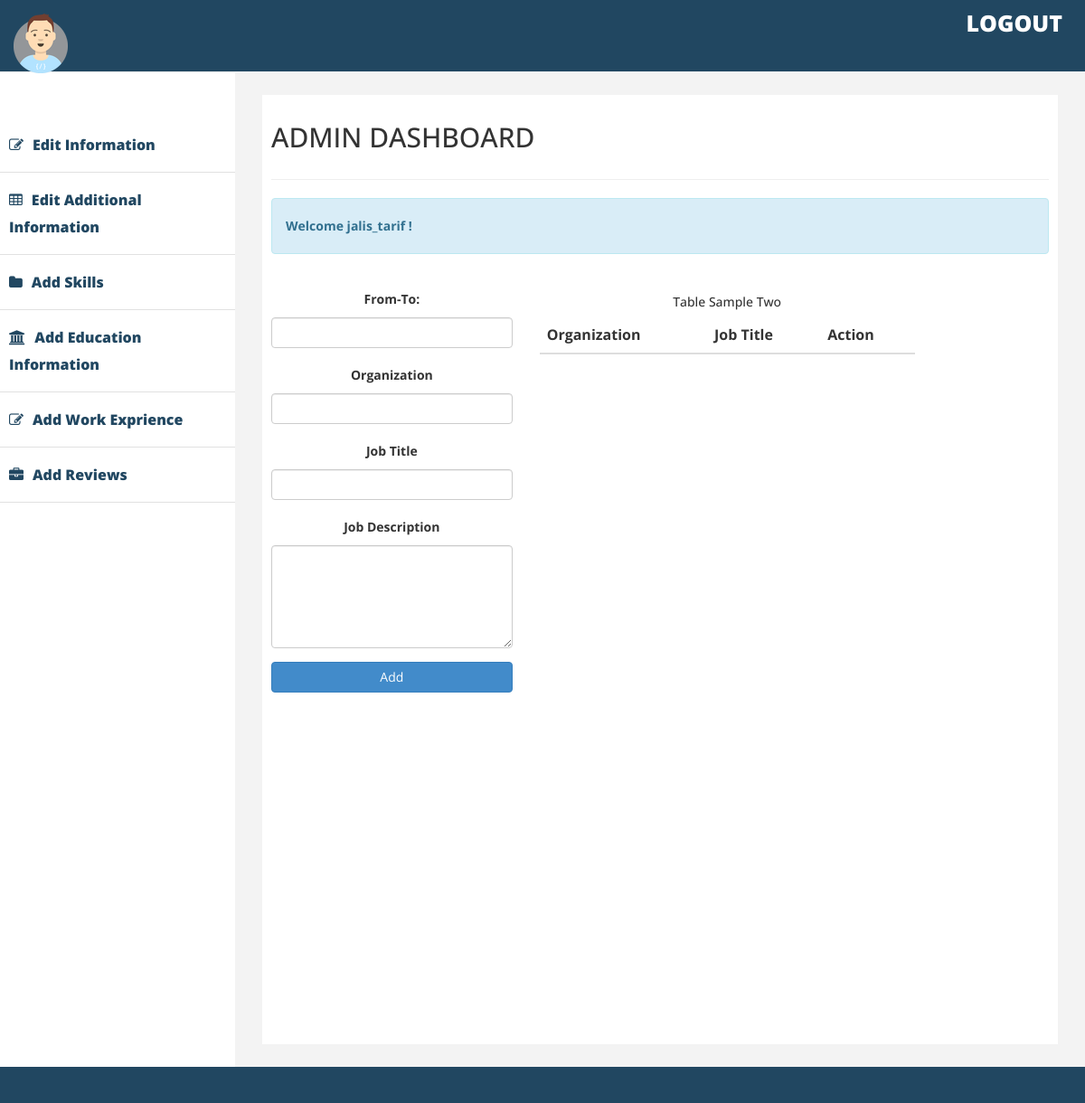
Page /admin-dash/add-work_exp (signed in) on the earlier database version.
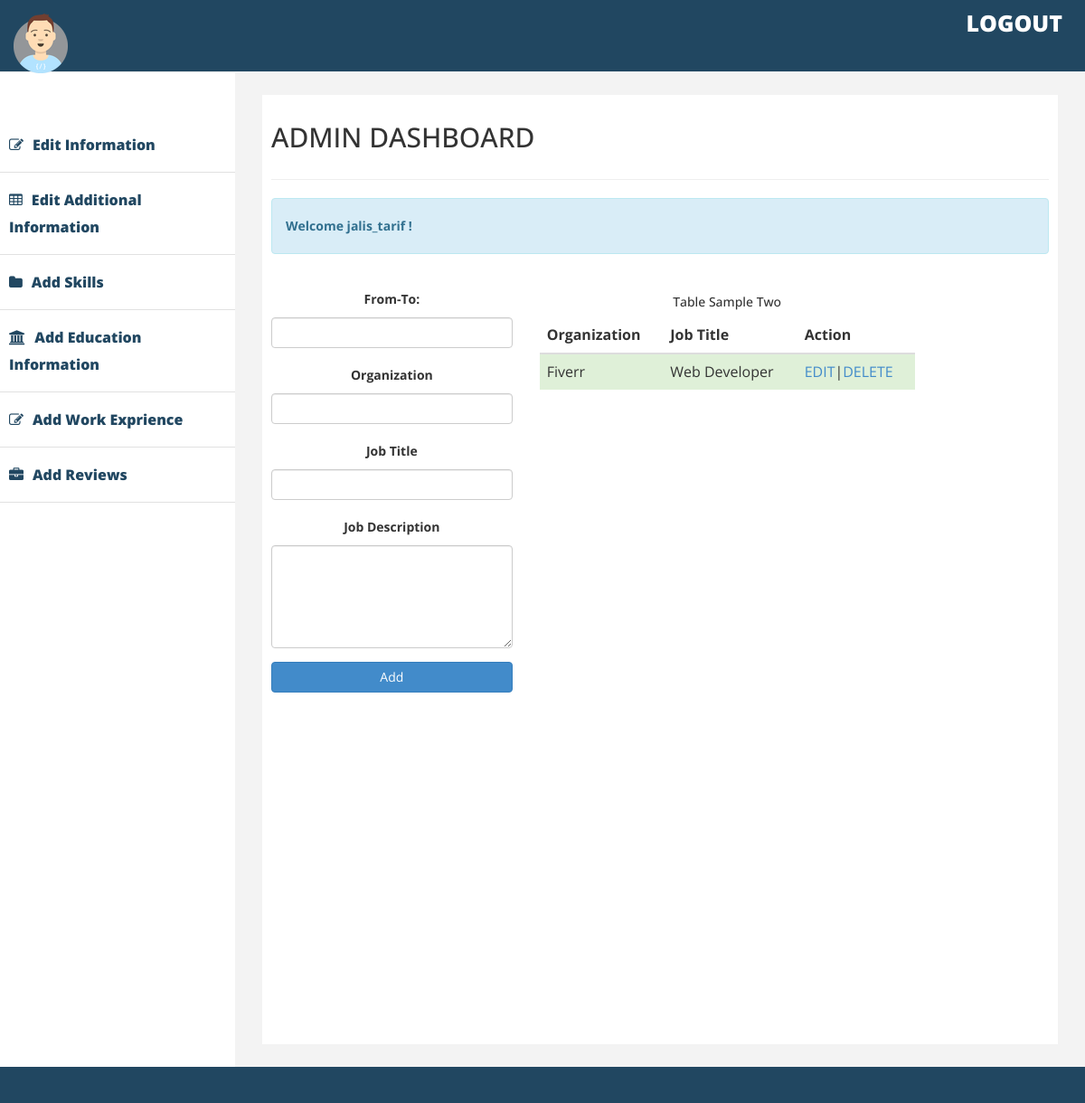
Same page on the later database version.
### dashboard/models.py (models this page shows)
class WorkExprience(models.Model):
    from_to=models.CharField(max_length=20)
    organization=models.CharField(max_length=50)
    job_title=models.CharField(max_length=100)
    job_description=models.CharField(max_length=200)

### dashboard/views.py (the view, shortened to what this page needs)
# urls.py: path('add-work_exp',views.add_work_exp,name='add_work_exp'),
@login_required(login_url="login_user")
def add_work_exp(request):
	works=WorkExprience.objects.all()
	return render(request,'admin_pages/add_work_exp.html',{'works':works})

### templates/admin_pages/add_work_exp.html (shortened to what this page needs)
{% extends 'admin_pages/base.html' %} {% block content %}
<div class="col-lg-4 col-md-4">
  <form id="add_work_exp" method="POST">
    <div class="form-group">
      <label for="comment">From-To:</label>
      <input class="form-control" rows="5" id="from_to" name="from_to" />
    </div>
    <div class="form-group">
      <label for="comment">Organization</label>
      <input type="text" class="form-control" rows="5" id="organization" name="organization" />
    </div>
    <div class="form-group">
      <label for="comment">Job Title</label>
      <input type="text" class="form-control" rows="5" id="job_title" name="job_title" />
    </div>
    <div class="form-group">
      <label for="comment">Job Description</label>
      <textarea class="form-control" rows="5" id="job_description" name="job_description"></textarea>
    </div>
    <button type="submit" class="btn btn-primary btn-block">Add</button>
  </form>
</div>
<div class="col-lg-6 col-md-6">
    <h5>Table  Sample Two</h5>
    <div class="table-responsive">
        <table class="table">
            <thead>
                <tr>
                    <th>Organization</th>
                    <th>Job Title</th>
                    <th>Action</th>
                </tr>
            </thead>
            <tbody>
                {% for work in works %}
                <tr class="success">
                    <td>{{work.organization}}</td>
                    <td>{{work.job_title}}</td>
                    <td><a href="{% url 'edit_work_exp' work.id %}" id="edit_edu">EDIT</a>|<a href="{% url 'delete_work_exp' work.id %}">DELETE</a></td>
                </tr>
                {% endfor %}
            </tbody>
        </table>
    </div>
</div>
{% endblock %}

Differences in the rows shown:
added WorkExprience: organization "Fiverr", job_title "Web Developer"
